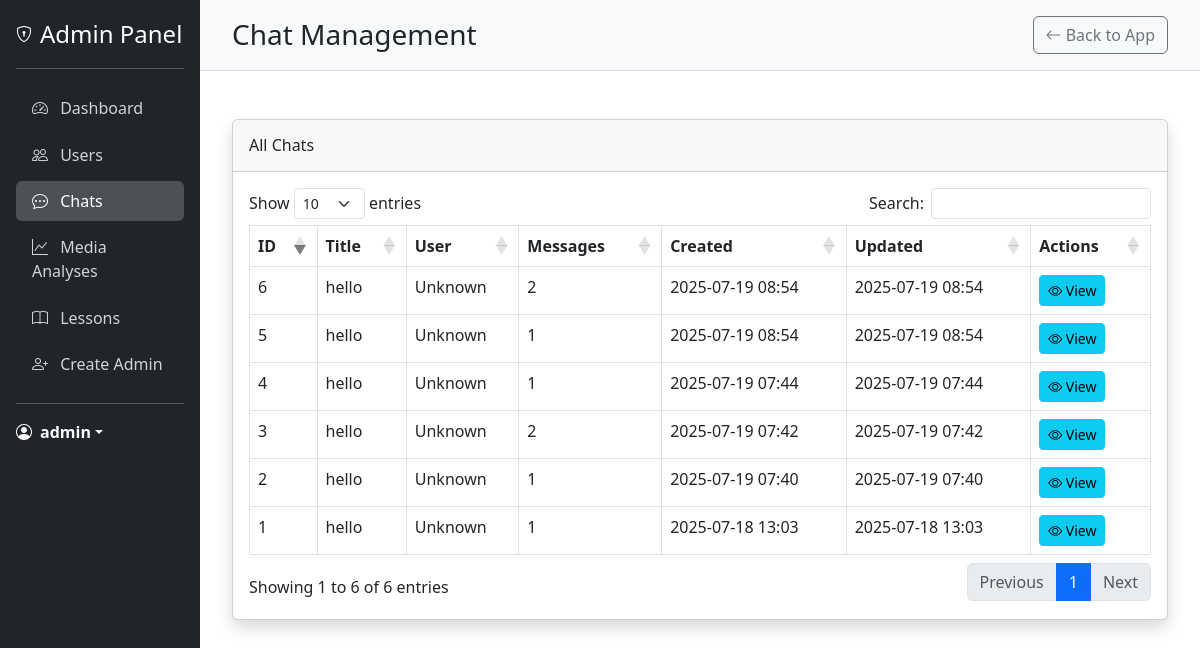
Page /admin/chats (signed in) on the earlier database version.
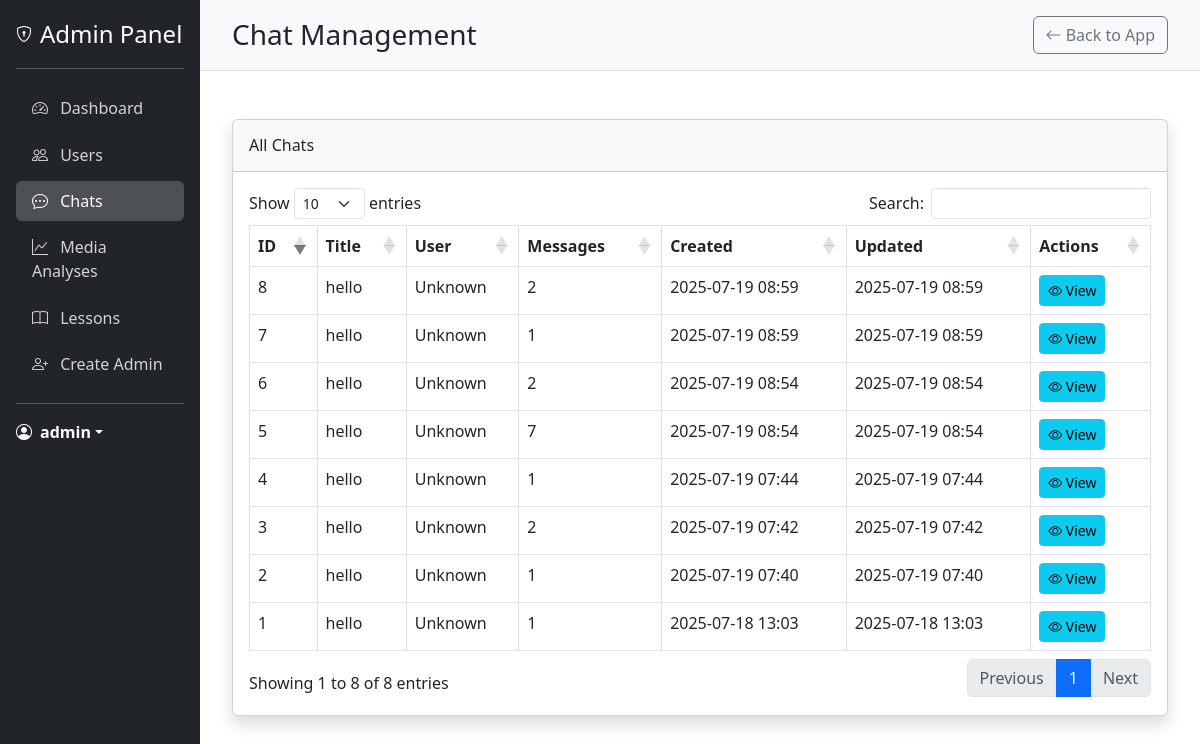
Same page on the later database version.
### models.py (models this page shows, shortened)
class User(UserMixin, db.Model):
    __tablename__ = 'users'
    id = db.Column(db.Integer, primary_key=True)
    username = db.Column(db.String(80), unique=True, nullable=False)
    email = db.Column(db.String(120), unique=True, nullable=False)
    password_hash = db.Column(db.String(128), nullable=False)
    is_admin = db.Column(db.Boolean, default=False)
    created_at = db.Column(db.DateTime, default=datetime.utcnow)
    last_login = db.Column(db.DateTime)
    latitude = db.Column(db.Float)
    longitude = db.Column(db.Float)
    location_name = db.Column(db.String(200))
    analyses = db.relationship('MediaAnalysis', backref='user', lazy=True)

class Chat(db.Model):
    __tablename__ = 'chats'
    id = db.Column(db.Integer, primary_key=True)
    user_id = db.Column(db.Integer, db.ForeignKey('users.id'), nullable=True)
    created_at = db.Column(db.DateTime, default=datetime.utcnow)
    updated_at = db.Column(db.DateTime, default=datetime.utcnow, onupdate=datetime.utcnow)
    title = db.Column(db.String(255), nullable=True)  # Optional title based on content
    fact_sheet = db.Column(db.Text, nullable=True)  # Stores extracted company info
    strategies = db.Column(db.Text, nullable=True)  # Stores generated strategies
    messages = relationship("Message", back_populates="chat", cascade="all, delete-orphan")

### app.py (the view)
@app.route('/admin/chats')
@login_required
@admin_required
def admin_chats():
    chats = Chat.query.order_by(Chat.created_at.desc()).all()
    return render_template('admin/chats.html', chats=chats)

### app.py (called while the page is built)
@login_manager.user_loader
def load_user(user_id):
    return User.query.get(int(user_id))

def admin_required(f):
    @wraps(f)
    def decorated_function(*args, **kwargs):
        if not current_user.is_authenticated:
            flash('You need to login first.', 'danger')
            return redirect(url_for('login'))
        if not hasattr(current_user, 'is_admin') or not current_user.is_admin:
            flash('You need admin privileges to access this page.', 'danger')
            return redirect(url_for('landing_page1'))
        return f(*args, **kwargs)
    return decorated_function

### templates/admin/chats.html (shortened to what this page needs)
{% extends "admin/base_admin.html" %}
{% block header %}Chat Management{% endblock %}
{% block content %}
<div class="card shadow mb-4">
    <div class="card-header py-3">
        <h6 class="m-0 font-weight-bold">All Chats</h6>
    </div>
    <div class="card-body">
        <div class="table-responsive">
            <table class="table table-bordered" id="chatsTable" width="100%" cellspacing="0">
                <thead>
                    <tr>
                        <th>ID</th>
                        <th>Title</th>
                        <th>User</th>
                        <th>Messages</th>
                        <th>Created</th>
                        <th>Updated</th>
                        <th>Actions</th>
                    </tr>
                </thead>
                <tbody>
                    {% for chat in chats %}
                    <tr>
                        <td>{{ chat.id }}</td>
                        <td>{{ chat.title or 'Untitled Chat' }}</td>
                        <td>
                            {% if chat.user %}
                            <a href="{{ url_for('admin_user_detail', user_id=chat.user_id) }}">
                                {{ chat.user.username }}
                            </a>
                            {% else %}
                            Unknown
                            {% endif %}
                        </td>
                        <td>{{ chat.messages|length }}</td>
                        <td>{{ chat.created_at.strftime('%Y-%m-%d %H:%M') }}</td>
                        <td>{{ chat.updated_at.strftime('%Y-%m-%d %H:%M') }}</td>
                        <td>
                            <a href="{{ url_for('admin_chat_detail', chat_id=chat.id) }}" class="btn btn-sm btn-info">
                                <i class="bi bi-eye"></i> View
                            </a>
                        </td>
                    </tr>
                    {% endfor %}
                </tbody>
            </table>
        </div>
    </div>
</div>
{% endblock %}
{% block extra_css %}
<link rel="stylesheet" href="https://cdn.datatables.net/1.11.5/css/dataTables.bootstrap5.min.css">
{% endblock %}

### templates/admin/base_admin.html (shortened to what this page needs)
<!DOCTYPE html>
<html lang="en">
<head>
    <link href="https://cdn.jsdelivr.net/npm/bootstrap@5.3.0-alpha1/dist/css/bootstrap.min.css" rel="stylesheet">
    <link rel="stylesheet" href="https://cdn.jsdelivr.net/npm/bootstrap-icons@1.10.3/font/bootstrap-icons.css">
    {% block extra_css %}{% endblock %}
</head>
<body>
    <div class="container-fluid">
        <div class="row">
            <div class="col-md-2 admin-sidebar p-0">
                <div class="d-flex flex-column p-3">
                    <a href="{{ url_for('admin_dashboard') }}" class="d-flex align-items-center mb-3 mb-md-0 me-md-auto text-white text-decoration-none">
                        <i class="bi bi-shield-lock me-2"></i>
                        <span class="fs-4">Admin Panel</span>
                    </a>
                    <hr>
                    <ul class="nav nav-pills flex-column mb-auto">
                        <li class="nav-item">
                            <a href="{{ url_for('admin_dashboard') }}" class="nav-link {% if request.endpoint == 'admin_dashboard' %}active{% endif %}">
                                <i class="bi bi-speedometer2 me-2"></i>
                                Dashboard
                            </a>
                        </li>
                        <li>
                            <a href="{{ url_for('admin_users') }}" class="nav-link {% if request.endpoint == 'admin_users' or request.endpoint == 'admin_user_detail' %}active{% endif %}">
                                <i class="bi bi-people me-2"></i>
                                Users
                            </a>
                        </li>
                        <li>
                            <a href="{{ url_for('admin_chats') }}" class="nav-link {% if request.endpoint == 'admin_chats' or request.endpoint == 'admin_chat_detail' %}active{% endif %}">
                                <i class="bi bi-chat-dots me-2"></i>
                                Chats
                            </a>
                        </li>
                        <li>
                            <a href="{{ url_for('admin_analyses') }}" class="nav-link {% if request.endpoint == 'admin_analyses' %}active{% endif %}">
                                <i class="bi bi-graph-up me-2"></i>
                                Media Analyses
                            </a>
                        </li>
                        <li>
                            <a href="{{ url_for('admin_lessons') }}" class="nav-link {% if request.endpoint == 'admin_lessons' %}active{% endif %}">
                                <i class="bi bi-book me-2"></i>
                                Lessons
                            </a>
                        </li>
                        <li>
                            <a href="{{ url_for('create_admin') }}" class="nav-link {% if request.endpoint == 'create_admin' %}active{% endif %}">
                                <i class="bi bi-person-plus me-2"></i>
                                Create Admin
                            </a>
                        </li>
                    </ul>
                    <hr>
                    <div class="dropdown">
                        <a href="#" class="d-flex align-items-center text-white text-decoration-none dropdown-toggle" id="dropdownUser1" data-bs-toggle="dropdown" aria-expanded="false">
                            <i class="bi bi-person-circle me-2"></i>
                            <strong>{{ current_user.username }}</strong>
                        </a>
                    </div>
                </div>
            </div>
            <div class="col-md-10 p-0">
                <div class="admin-header d-flex justify-content-between align-items-center">
                    <h1 class="h3 mb-0">{% block header %}Admin Dashboard{% endblock %}</h1>
                    <div>
                        <a href="{{ url_for('landing_page1') }}" class="btn btn-outline-secondary">
                            <i class="bi bi-arrow-left"></i> Back to App
                        </a>
                    </div>
                </div>
                <div class="admin-content">
                    {% block content %}{% endblock %}
                </div>
            </div>
        </div>
    </div>
</body>
</html>

### templates/admin/base_admin.html (style rules this page uses)
.admin-sidebar { min-height: 100vh; background-color: #212529; color: white; }
.admin-sidebar .nav-link { color: rgba(255, 255, 255, 0.8); padding: 0.5rem 1rem; margin: 0.2rem 0; }
.admin-sidebar .nav-link.active { color: white; background-color: rgba(255, 255, 255, 0.2); }
.admin-content { padding: 2rem; }
.admin-header { background-color: #f8f9fa; padding: 1rem 2rem; border-bottom: 1px solid #dee2e6; }

Differences in the rows shown:
added Chat: id "8", title "hello", messages|length "2", created_at "2025-07-19 08:59", updated_at "2025-07-19 08:59"
added Chat: id "7", title "hello", messages|length "1", created_at "2025-07-19 08:59", updated_at "2025-07-19 08:59"
computed for Chat id 5: messages|length "1" → "7"
Other differences:
text written by a page script: "Show entries Search: Showing 1 to 6 of 6 entries Previous 1 Next" → "Show entries Search: Showing 1 to 8 of 8 entries Previous 1 Next"
